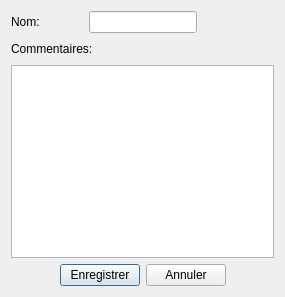
<?xml version="1.0" encoding="UTF-8"?>
<ui version="4.0">
 <class>JobDialog</class>
 <widget class="QDialog" name="JobDialog">
  <property name="geometry">
   <rect>
    <x>0</x>
    <y>0</y>
    <width>285</width>
    <height>297</height>
   </rect>
  </property>
  <property name="sizePolicy">
   <sizepolicy hsizetype="Fixed" vsizetype="Fixed">
    <horstretch>0</horstretch>
    <verstretch>0</verstretch>
   </sizepolicy>
  </property>
  <property name="windowTitle">
   <string>Sauvegarde du travail</string>
  </property>
  <property name="windowIcon">
   <iconset resource="../ui/resources/resources.qrc">
    <normaloff>:/jpg/ifremer-grand.jpg</normaloff>:/jpg/ifremer-grand.jpg</iconset>
  </property>
  <layout class="QVBoxLayout" name="verticalLayout">
   <item>
    <layout class="QHBoxLayout" name="horizontalLayout">
     <item>
      <widget class="QLabel" name="label">
       <property name="sizePolicy">
        <sizepolicy hsizetype="Fixed" vsizetype="Preferred">
         <horstretch>0</horstretch>
         <verstretch>0</verstretch>
        </sizepolicy>
       </property>
       <property name="minimumSize">
        <size>
         <width>72</width>
         <height>0</height>
        </size>
       </property>
       <property name="maximumSize">
        <size>
         <width>72</width>
         <height>16777215</height>
        </size>
       </property>
       <property name="text">
        <string>Nom:</string>
       </property>
      </widget>
     </item>
     <item>
      <widget class="QLineEdit" name="_LE_name"/>
     </item>
     <item>
      <spacer name="horizontalSpacer_5">
       <property name="orientation">
        <enum>Qt::Horizontal</enum>
       </property>
       <property name="sizeHint" stdset="0">
        <size>
         <width>40</width>
         <height>20</height>
        </size>
       </property>
      </spacer>
     </item>
    </layout>
   </item>
   <item>
    <layout class="QHBoxLayout" name="horizontalLayout_5">
     <item>
      <widget class="QLabel" name="label_4">
       <property name="text">
        <string>Commentaires:</string>
       </property>
      </widget>
     </item>
     <item>
      <spacer name="horizontalSpacer_3">
       <property name="orientation">
        <enum>Qt::Horizontal</enum>
       </property>
       <property name="sizeHint" stdset="0">
        <size>
         <width>40</width>
         <height>20</height>
        </size>
       </property>
      </spacer>
     </item>
    </layout>
   </item>
   <item>
    <widget class="QTextEdit" name="_TXT_comments"/>
   </item>
   <item>
    <layout class="QHBoxLayout" name="horizontalLayout_6">
     <item>
      <spacer name="horizontalSpacer_6">
       <property name="orientation">
        <enum>Qt::Horizontal</enum>
       </property>
       <property name="sizeHint" stdset="0">
        <size>
         <width>40</width>
         <height>20</height>
        </size>
       </property>
      </spacer>
     </item>
     <item>
      <widget class="QPushButton" name="_PB_save">
       <property name="text">
        <string>Enregistrer</string>
       </property>
      </widget>
     </item>
     <item>
      <widget class="QPushButton" name="_PB_cancel">
       <property name="text">
        <string>Annuler</string>
       </property>
      </widget>
     </item>
     <item>
      <spacer name="horizontalSpacer_7">
       <property name="orientation">
        <enum>Qt::Horizontal</enum>
       </property>
       <property name="sizeHint" stdset="0">
        <size>
         <width>40</width>
         <height>20</height>
        </size>
       </property>
      </spacer>
     </item>
    </layout>
   </item>
  </layout>
 </widget>
 <resources>
  <include location="../ui/resources/resources.qrc"/>
 </resources>
 <connections/>
</ui>
